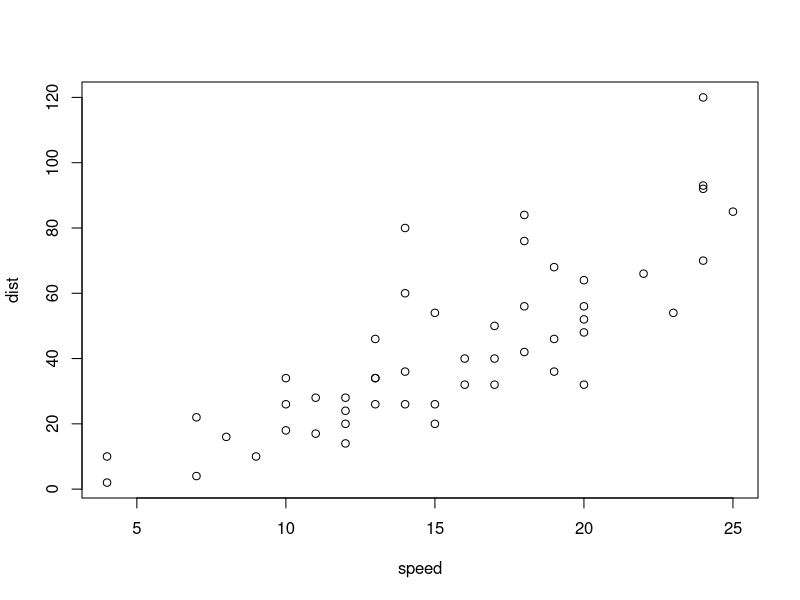
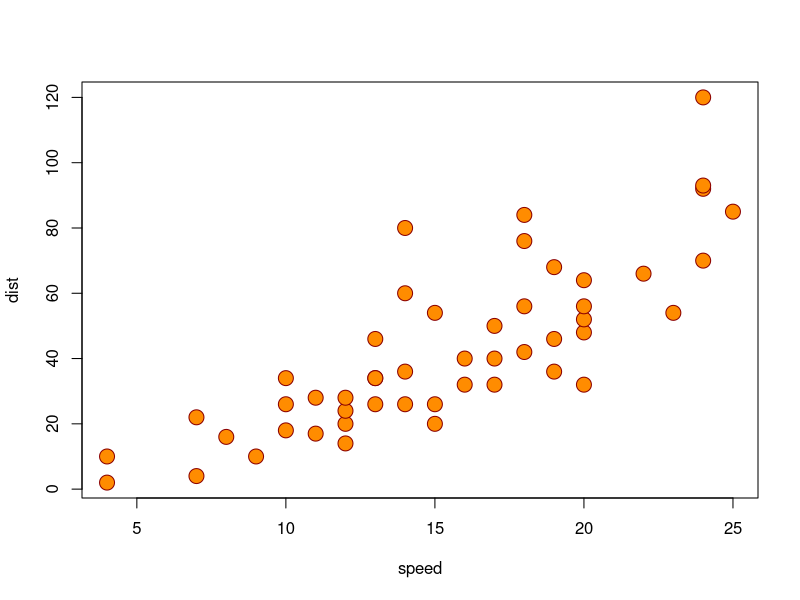
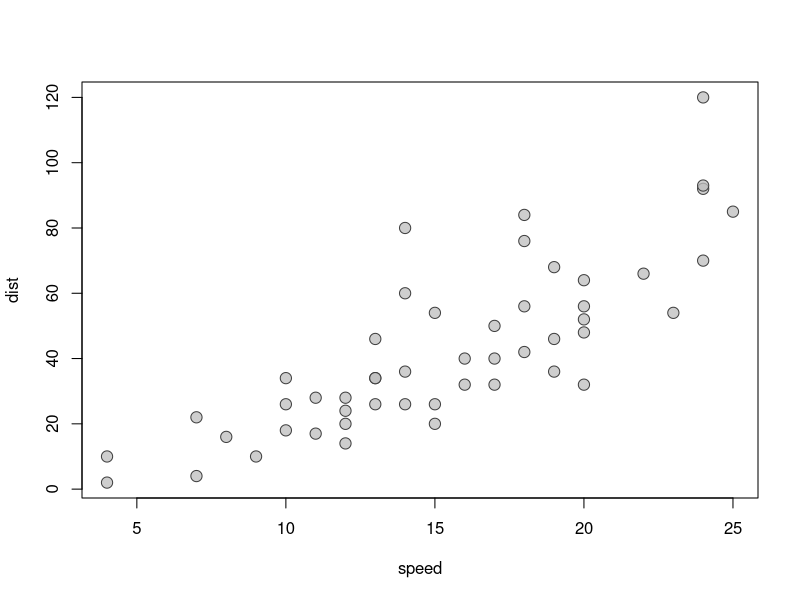
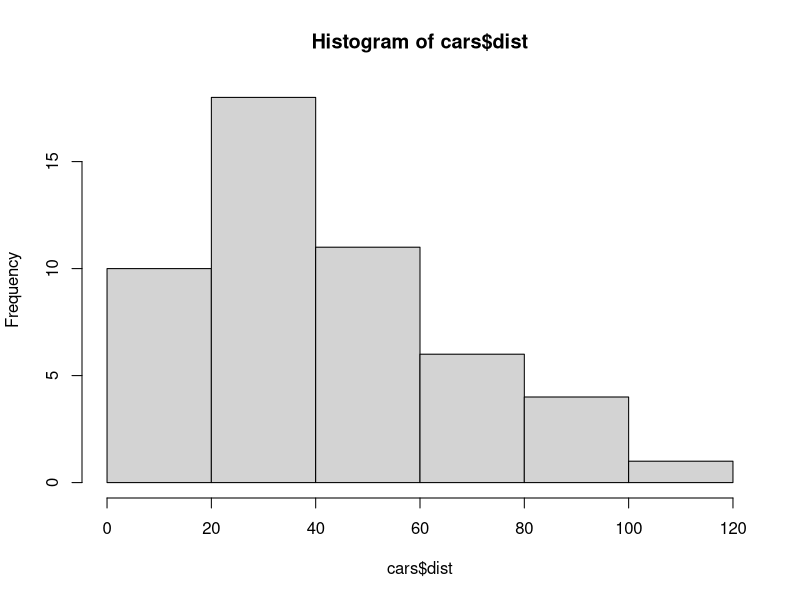
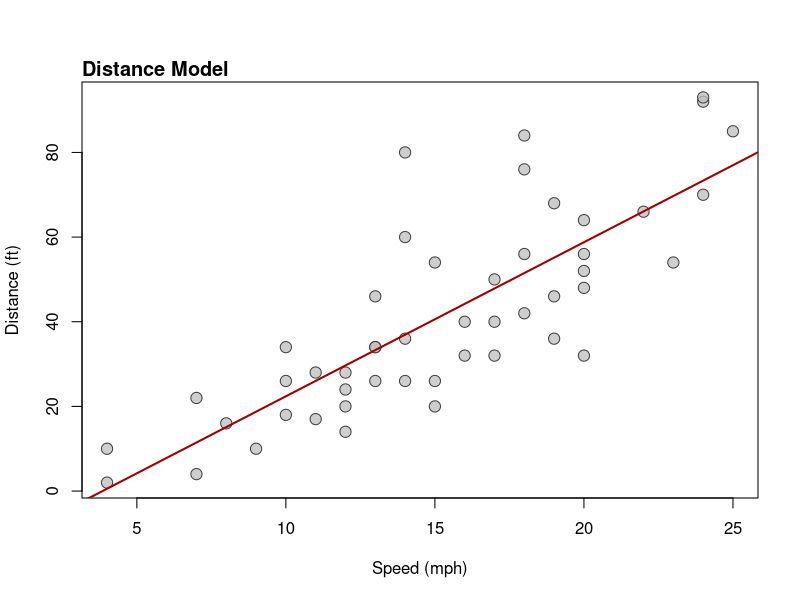

Reproduce these figures in R, in order.
## ---- chunk 1

head(cars, n = 5)

## ---- chunk 2

plot(cars)

## ---- chunk 3

plot(
  cars,
  pch = 21,
  bg = "darkorange",
  col = "darkred",
  cex = 2
)

## ---- chunk 4

300 * (2/25)

3^2 + 42

sin(17)

## ---- chunk 5

seq(from = 1, to = 5)

## ---- chunk 6

seq(1, 5) 

seq(5, 1)

## ---- chunk 7

seq(1, 5, by = 2)

seq(1, 5, length = 3)

## ---- chunk 8

bob <- 5.137

## ---- chunk 9

x <- seq(1, 5, length = 3)

logx <- log(x)

exp(logx)

## ---- chunk 10
#| echo: true

plot(
  cars,
  pch = 21,
  bg = adjustcolor("gray", 0.75),
  col = "gray25",
  cex = 1.5
)

## ---- chunk 11
#| echo: true

mean(cars$dist)

## ---- chunk 12
#| echo: true

hist(cars$dist)

## ---- chunk 13
#| echo: true

cars <- subset(cars, dist < 100)

## ---- chunk 14
#| echo: true

distance_model <- lm(dist ~ speed, data = cars)

summary(distance_model)

## ---- chunk 15
#| echo: true

plot(
  cars,
  pch = 21,
  bg = adjustcolor("gray", 0.75),
  col = "gray25",
  cex = 1.5,
  xlab = "Speed (mph)",
  ylab = "Distance (ft)"
)

abline(
  distance_model, 
  col = "#A20000",
  lwd = 2
)

title(
  "Distance Model",
  line = 0.3, 
  adj = 0, 
  cex = 1.5
)

